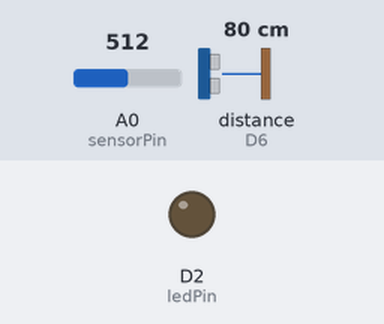
Bench run of a sketch on a simulated Arduino MKR. On the bench: output pins drawn as LEDs (lit = HIGH). Wiring (inferred from the names in the program): ultrasonic range finder: trigger D7; echo D6. The test bench sets the inputs (shaded band); at power-on: distance to the obstacle (sensor on D6) 80 cm, A0 (sensorPin) = 512. The echo pulse lasts 58.3 µs per cm; WiFi joins after 1.5 s; servers stay silent unless stated; pins used as bus, display or sensor lines are not drawn; what the sketch prints to the serial monitor is not drawn.

Above: at 2.7 s.
2.8 s: distance to the obstacle (sensor on D6) set to 56 cm
4.6 s: distance to the obstacle (sensor on D6) set to 47 cm
At 6.5 s:
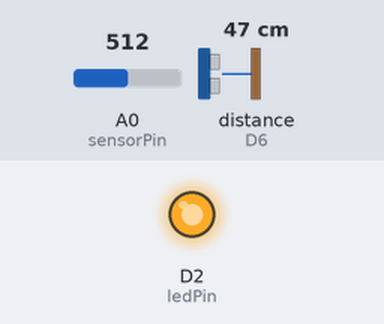
6.8 s: distance to the obstacle (sensor on D6) set to 60 cm
At 7.4 s:
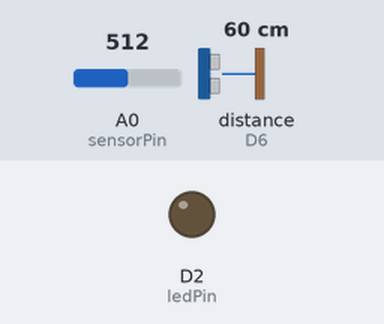
8.6 s: distance to the obstacle (sensor on D6) set to 2 cm
At 9.3 s:
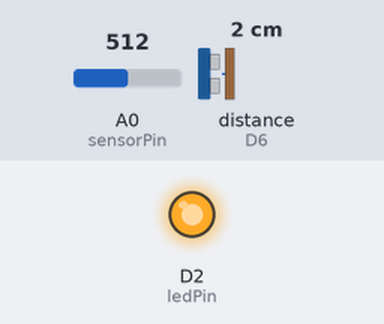
Timing chart, 0 to 11.5 s (numbered marks = the images above; inputs shaded):
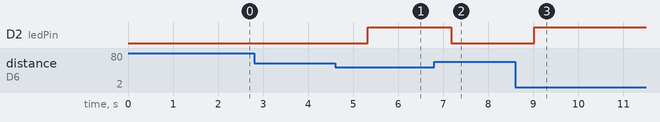

Measured:
- the behaviour switches between 51 and 50 cm on distance to the obstacle (sensor on D6) (found by bisection; images 0 and 1)
- after the input at 2.8 s, every drawn part: stays the same
- after the input at 4.6 s, D2 (ledPin): LOW → HIGH after 0.72 s
- after the input at 6.8 s, D2 (ledPin): HIGH → LOW after 0.37 s
- after the input at 8.6 s, D2 (ledPin): LOW → HIGH after 0.42 s

The sketch:

sketch_nov26b.ino
```cpp
#include <SPI.h>
#include <WiFiNINA.h>
#include <ThingSpeak.h>
#include <SoftwareSerial.h>

// HC-06 Module RXD and TXD pins, pin 0 and 1
SoftwareSerial BTserial(0, 1); // RX | TX

int sensorPin = A0;
int sensorValue = 0;

const int pingPin = 7; // Trigger Pin of Ultrasonic Sensor
const int echoPin = 6; // Echo Pin of Ultrasonic Sensor
int ledPin = 2;

char ssid[] = "SKYV6Q2U";
char pass[] = "GXp9BFNVfVxA";
const unsigned long channel_id = "1600308";
const char write_api_key[] = "8VAISG6CARMNG5D4";
int status = WL_IDLE_STATUS;
WiFiClient client;

void setup() {
  BTserial.begin(9600);
  Serial.begin(9600);
   // attempt to connect using WPA2 encryption:
  Serial.print("Attempting to connect to ");
  Serial.println(ssid);
  status = WiFi.begin(ssid, pass);
  while(WiFi.status() != WL_CONNECTED) {
    delay(500);
    Serial.print(".");
  }
  Serial.println("Connected.");
  ThingSpeak.begin(client);
}

void loop() {
  long duration, inches, cm;
  pinMode(ledPin, OUTPUT);
  pinMode(pingPin, OUTPUT);
  digitalWrite(pingPin, LOW);
  delayMicroseconds(2);
  digitalWrite(pingPin, HIGH);
  delayMicroseconds(10);
  digitalWrite(pingPin, LOW);
  pinMode(echoPin, INPUT);
  duration = pulseIn(echoPin, HIGH);
  cm = microsecondsToCentimeters(duration);
  Serial.print(cm);
  Serial.print("cm");
  Serial.println();
  delay(100);

  sensorValue = analogRead(sensorPin);
  //IMPORTANT: The complete String has to be of the Form: 1234,1234,1234,1234;
  //Each line has to be separate, and separated by a comma
  BTserial.print(cm);
  BTserial.println(" cm");
  delay(20);

  if(cm <= 50) {
    Serial.print("Someone is at the door");
    BTserial.println("Someone is at the door");
    digitalWrite(ledPin, HIGH);
  } else {
    digitalWrite(ledPin, LOW);
    Serial.print("");
    BTserial.println("Clear");
  }

  ThingSpeak.setField(1, cm);
  ThingSpeak.writeFields(channel_id, write_api_key);
  delay(500);
}
  long microsecondsToCentimeters(long microseconds) {
  return microseconds / 29 / 2;
}
```
